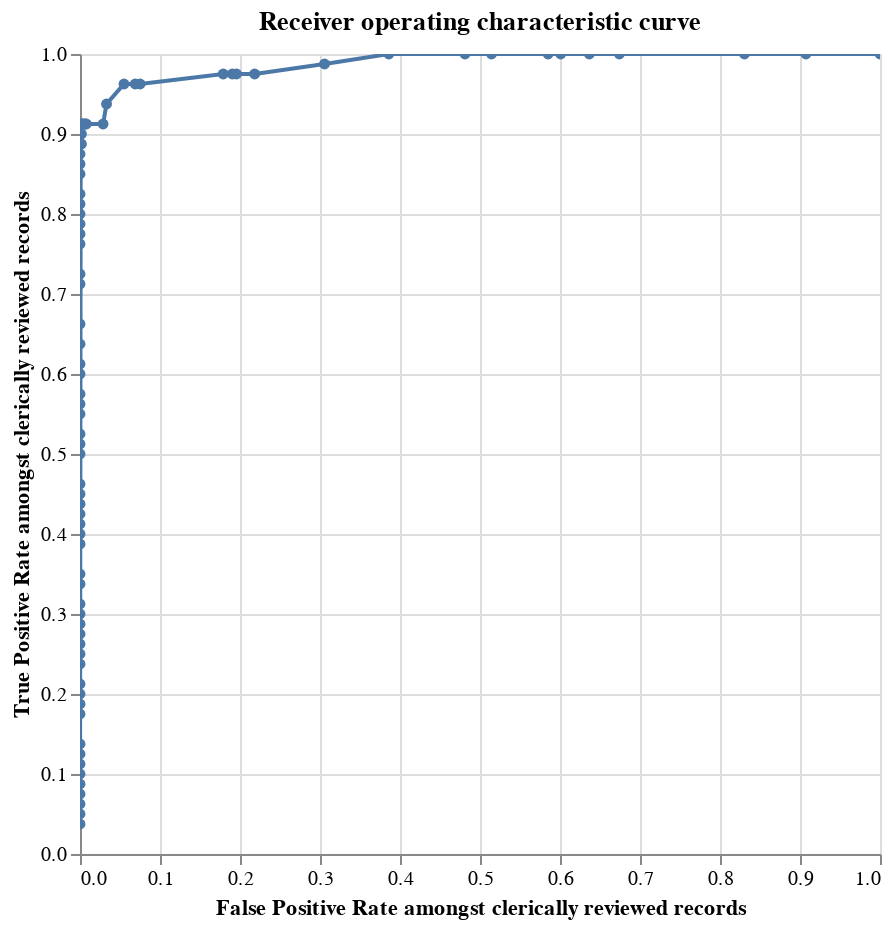

The notebook cell this image was saved under:
### Markdown cell above
## Receiver operating characteristic curve

A [ROC chart](https://en.wikipedia.org/wiki/Receiver_operating_characteristic) shows how the number of false positives and false negatives varies depending on the match threshold chosen.  The match threshold is the match weight chosen as a cutoff for which pairwise comparisons to accept as matches.

### Code cell
linker.roc_chart_from_labels_table(labels_table)

### Figure 1 — Vega-Lite specification as saved in the notebook (floating-point values rounded to 4 significant figures)
{"$schema": "https://vega.github.io/schema/vega-lite/v4.8.1.json", "data": {"values": [{"F1": 0.1227, "FN": 0, "FN_rate": 0, "FP": 1145, "FP_rate": 1, "N": 1145, "N_rate": 0.9347, "P": 80, "P_rate": 0, "TN": 0, "TN_rate": 0, "TP": 80, "TP_rate": 1, "match_probability": 1.346e-05, "precision": 0.06531, "recall": 1, "row_count": 1225, "truth_threshold": -16.18}, {"F1": 0.1336, "FN": 0, "FN_rate": 0, "FP": 1039, "FP_rate": 0.9074, "N": 1145, "N_rate": 0.9347, "P": 80, "P_rate": 0, "TN": 106, "TN_rate": 0.09258, "TP": 80, "TP_rate": 1, "match_probability": 2.661e-05, "precision": 0.07149, "recall": 1, "row_count": 1225, "truth_threshold": -15.2}, {"F1": 0.1441, "FN": 0, "FN_rate": 0, "FP": 951, "FP_rate": 0.8306, "N": 1145, "N_rate": 0.9347, "P": 80, "P_rate": 0, "TN": 194, "TN_rate": 0.1694, "TP": 80, "TP_rate": 1, "match_probability": 2.931e-05, "precision": 0.07759, "recall": 1, "row_count": 1225, "truth_threshold": -15.06}, {"F1": 0.1717, "FN": 0, "FN_rate": 0, "FP": 772, "FP_rate": 0.6742, "N": 1145, "N_rate": 0.9347, "P": 80, "P_rate": 0, "TN": 373, "TN_rate": 0.3258, "TP": 80, "TP_rate": 1, "match_probability": 5.022e-05, "precision": 0.0939, "recall": 1, "row_count": 1225, "truth_threshold": -14.28}, {"F1": 0.1802, "FN": 0, "FN_rate": 0, "FP": 729, "FP_rate": 0.6367, "N": 1145, "N_rate": 0.9347, "P": 80, "P_rate": 0, "TN": 416, "TN_rate": 0.3633, "TP": 80, "TP_rate": 1, "match_probability": 5.794e-05, "precision": 0.09889, "recall": 1, "row_count": 1225, "truth_threshold": -14.08}, {"F1": 0.1887, "FN": 0, "FN_rate": 0, "FP": 688, "FP_rate": 0.6009, "N": 1145, "N_rate": 0.9347, "P": 80, "P_rate": 0, "TN": 457, "TN_rate": 0.3991, "TP": 80, "TP_rate": 1, "match_probability": 7.796e-05, "precision": 0.1042, "recall": 1, "row_count": 1225, "truth_threshold": -13.65}, {"F1": 0.1928, "FN": 0, "FN_rate": 0, "FP": 670, "FP_rate": 0.5852, "N": 1145, "N_rate": 0.9347, "P": 80, "P_rate": 0, "TN": 475, "TN_rate": 0.4148, "TP": 80, "TP_rate": 1, "match_probability": 9.66e-05, "precision": 0.1067, "recall": 1, "row_count": 1225, "truth_threshold": -13.34}, {"F1": 0.2139, "FN": 0, "FN_rate": 0, "FP": 589, "FP_rate": 0.5144, "N": 1145, "N_rate": 0.9347, "P": 80, "P_rate": 0, "TN": 556, "TN_rate": 0.4856, "TP": 80, "TP_rate": 1, "match_probability": 9.929e-05, "precision": 0.1196, "recall": 1, "row_count": 1225, "truth_threshold": -13.3}, {"F1": 0.2254, "FN": 0, "FN_rate": 0, "FP": 551, "FP_rate": 0.4812, "N": 1145, "N_rate": 0.9347, "P": 80, "P_rate": 0, "TN": 594, "TN_rate": 0.5188, "TP": 80, "TP_rate": 1, "match_probability": 0.0001093, "precision": 0.1268, "recall": 1, "row_count": 1225, "truth_threshold": -13.16}, {"F1": 0.2658, "FN": 0, "FN_rate": 0, "FP": 442, "FP_rate": 0.386, "N": 1145, "N_rate": 0.9347, "P": 80, "P_rate": 0, "TN": 703, "TN_rate": 0.614, "TP": 80, "TP_rate": 1, "match_probability": 0.000191, "precision": 0.1533, "recall": 1, "row_count": 1225, "truth_threshold": -12.35}, {"F1": 0.311, "FN": 1, "FN_rate": 0.0125, "FP": 350, "FP_rate": 0.3057, "N": 1145, "N_rate": 0.9347, "P": 80, "P_rate": 0, "TN": 795, "TN_rate": 0.6943, "TP": 79, "TP_rate": 0.9875, "match_probability": 0.0002103, "precision": 0.1841, "recall": 0.9875, "row_count": 1225, "truth_threshold": -12.21}, {"F1": 0.3824, "FN": 2, "FN_rate": 0.025, "FP": 250, "FP_rate": 0.2183, "N": 1145, "N_rate": 0.9347, "P": 80, "P_rate": 0, "TN": 895, "TN_rate": 0.7817, "TP": 78, "TP_rate": 0.975, "match_probability": 0.0002162, "precision": 0.2378, "recall": 0.975, "row_count": 1225, "truth_threshold": -12.18}, {"F1": 0.4084, "FN": 2, "FN_rate": 0.025, "FP": 224, "FP_rate": 0.1956, "N": 1145, "N_rate": 0.9347, "P": 80, "P_rate": 0, "TN": 921, "TN_rate": 0.8044, "TP": 78, "TP_rate": 0.975, "match_probability": 0.0002908, "precision": 0.2583, "recall": 0.975, "row_count": 1225, "truth_threshold": -11.75}, {"F1": 0.4149, "FN": 2, "FN_rate": 0.025, "FP": 218, "FP_rate": 0.1904, "N": 1145, "N_rate": 0.9347, "P": 80, "P_rate": 0, "TN": 927, "TN_rate": 0.8096, "TP": 78, "TP_rate": 0.975, "match_probability": 0.0003604, "precision": 0.2635, "recall": 0.975, "row_count": 1225, "truth_threshold": -11.44}, {"F1": 0.4309, "FN": 2, "FN_rate": 0.025, "FP": 205, "FP_rate": 0.179, "N": 1145, "N_rate": 0.9347, "P": 80, "P_rate": 0, "TN": 940, "TN_rate": 0.821, "TP": 78, "TP_rate": 0.975, "match_probability": 0.0004157, "precision": 0.2756, "recall": 0.975, "row_count": 1225, "truth_threshold": -11.23}, {"F1": 0.6364, "FN": 3, "FN_rate": 0.0375, "FP": 86, "FP_rate": 0.07511, "N": 1145, "N_rate": 0.9347, "P": 80, "P_rate": 0, "TN": 1059, "TN_rate": 0.9249, "TP": 77, "TP_rate": 0.9625, "match_probability": 0.0005593, "precision": 0.4724, "recall": 0.9625, "row_count": 1225, "truth_threshold": -10.8}, {"F1": 0.6525, "FN": 3, "FN_rate": 0.0375, "FP": 79, "FP_rate": 0.069, "N": 1145, "N_rate": 0.9347, "P": 80, "P_rate": 0, "TN": 1066, "TN_rate": 0.931, "TP": 77, "TP_rate": 0.9625, "match_probability": 0.0007122, "precision": 0.4936, "recall": 0.9625, "row_count": 1225, "truth_threshold": -10.45}, {"F1": 0.7, "FN": 3, "FN_rate": 0.0375, "FP": 63, "FP_rate": 0.05502, "N": 1145, "N_rate": 0.9347, "P": 80, "P_rate": 0, "TN": 1082, "TN_rate": 0.945, "TP": 77, "TP_rate": 0.9625, "match_probability": 0.0007843, "precision": 0.55, "recall": 0.9625, "row_count": 1225, "truth_threshold": -10.32}, {"F1": 0.7812, "FN": 5, "FN_rate": 0.0625, "FP": 38, "FP_rate": 0.03319, "N": 1145, "N_rate": 0.9347, "P": 80, "P_rate": 0, "TN": 1107, "TN_rate": 0.9668, "TP": 75, "TP_rate": 0.9375, "match_probability": 0.001105, "precision": 0.6637, "recall": 0.9375, "row_count": 1225, "truth_threshold": -9.82}, {"F1": 0.7849, "FN": 7, "FN_rate": 0.0875, "FP": 33, "FP_rate": 0.02882, "N": 1145, "N_rate": 0.9347, "P": 80, "P_rate": 0, "TN": 1112, "TN_rate": 0.9712, "TP": 73, "TP_rate": 0.9125, "match_probability": 0.001549, "precision": 0.6887, "recall": 0.9125, "row_count": 1225, "truth_threshold": -9.332}, {"F1": 0.9012, "FN": 7, "FN_rate": 0.0875, "FP": 9, "FP_rate": 0.00786, "N": 1145, "N_rate": 0.9347, "P": 80, "P_rate": 0, "TN": 1136, "TN_rate": 0.9921, "TP": 73, "TP_rate": 0.9125, "match_probability": 0.002084, "precision": 0.8902, "recall": 0.9125, "row_count": 1225, "truth_threshold": -8.904}, {"F1": 0.9125, "FN": 7, "FN_rate": 0.0875, "FP": 8, "FP_rate": 0.006987, "N": 1145, "N_rate": 0.9347, "P": 80, "P_rate": 0, "TN": 1137, "TN_rate": 0.993, "TP": 73, "TP_rate": 0.9125, "match_probability": 0.002441, "precision": 0.9012, "recall": 0.9125, "row_count": 1225, "truth_threshold": -8.675}, {"F1": 0.9125, "FN": 7, "FN_rate": 0.0875, "FP": 7, "FP_rate": 0.006114, "N": 1145, "N_rate": 0.9347, "P": 80, "P_rate": 0, "TN": 1138, "TN_rate": 0.9939, "TP": 73, "TP_rate": 0.9125, "match_probability": 0.002954, "precision": 0.9125, "recall": 0.9125, "row_count": 1225, "truth_threshold": -8.399}, {"F1": 0.9359, "FN": 7, "FN_rate": 0.0875, "FP": 4, "FP_rate": 0.003493, "N": 1145, "N_rate": 0.9347, "P": 80, "P_rate": 0, "TN": 1141, "TN_rate": 0.9965, "TP": 73, "TP_rate": 0.9125, "match_probability": 0.004111, "precision": 0.9481, "recall": 0.9125, "row_count": 1225, "truth_threshold": -7.92}, {"F1": 0.9359, "FN": 7, "FN_rate": 0.0875, "FP": 3, "FP_rate": 0.00262, "N": 1145, "N_rate": 0.9347, "P": 80, "P_rate": 0, "TN": 1142, "TN_rate": 0.9974, "TP": 73, "TP_rate": 0.9125, "match_probability": 0.004814, "precision": 0.9605, "recall": 0.9125, "row_count": 1225, "truth_threshold": -7.692}, {"F1": 0.9481, "FN": 7, "FN_rate": 0.0875, "FP": 2, "FP_rate": 0.001747, "N": 1145, "N_rate": 0.9347, "P": 80, "P_rate": 0, "TN": 1143, "TN_rate": 0.9983, "TP": 73, "TP_rate": 0.9125, "match_probability": 0.01893, "precision": 0.9733, "recall": 0.9125, "row_count": 1225, "truth_threshold": -5.696}, {"F1": 0.9351, "FN": 8, "FN_rate": 0.1, "FP": 2, "FP_rate": 0.001747, "N": 1145, "N_rate": 0.9347, "P": 80, "P_rate": 0, "TN": 1143, "TN_rate": 0.9983, "TP": 72, "TP_rate": 0.9, "match_probability": 0.01957, "precision": 0.973, "recall": 0.9, "row_count": 1225, "truth_threshold": -5.647}, {"F1": 0.9342, "FN": 9, "FN_rate": 0.1125, "FP": 2, "FP_rate": 0.001747, "N": 1145, "N_rate": 0.9347, "P": 80, "P_rate": 0, "TN": 1143, "TN_rate": 0.9983, "TP": 71, "TP_rate": 0.8875, "match_probability": 0.02082, "precision": 0.9726, "recall": 0.8875, "row_count": 1225, "truth_threshold": -5.555}, {"F1": 0.9342, "FN": 9, "FN_rate": 0.1125, "FP": 1, "FP_rate": 0.0008734, "N": 1145, "N_rate": 0.9347, "P": 80, "P_rate": 0, "TN": 1144, "TN_rate": 0.9991, "TP": 71, "TP_rate": 0.8875, "match_probability": 0.03355, "precision": 0.9861, "recall": 0.8875, "row_count": 1225, "truth_threshold": -4.848}, {"F1": 0.9467, "FN": 9, "FN_rate": 0.1125, "FP": 0, "FP_rate": 0, "N": 1145, "N_rate": 0.9347, "P": 80, "P_rate": 0, "TN": 1145, "TN_rate": 1, "TP": 71, "TP_rate": 0.8875, "match_probability": 0.05097, "precision": 1, "recall": 0.8875, "row_count": 1225, "truth_threshold": -4.219}, {"F1": 0.9333, "FN": 10, "FN_rate": 0.125, "FP": 0, "FP_rate": 0, "N": 1145, "N_rate": 0.9347, "P": 80, "P_rate": 0, "TN": 1145, "TN_rate": 1, "TP": 70, "TP_rate": 0.875, "match_probability": 0.05763, "precision": 1, "recall": 0.875, "row_count": 1225, "truth_threshold": -4.031}, {"F1": 0.9324, "FN": 11, "FN_rate": 0.1375, "FP": 0, "FP_rate": 0, "N": 1145, "N_rate": 0.9347, "P": 80, "P_rate": 0, "TN": 1145, "TN_rate": 1, "TP": 69, "TP_rate": 0.8625, "match_probability": 0.1036, "precision": 1, "recall": 0.8625, "row_count": 1225, "truth_threshold": -3.113}, {"F1": 0.9189, "FN": 12, "FN_rate": 0.15, "FP": 0, "FP_rate": 0, "N": 1145, "N_rate": 0.9347, "P": 80, "P_rate": 0, "TN": 1145, "TN_rate": 1, "TP": 68, "TP_rate": 0.85, "match_probability": 0.1219, "precision": 1, "recall": 0.85, "row_count": 1225, "truth_threshold": -2.848}, {"F1": 0.9041, "FN": 14, "FN_rate": 0.175, "FP": 0, "FP_rate": 0, "N": 1145, "N_rate": 0.9347, "P": 80, "P_rate": 0, "TN": 1145, "TN_rate": 1, "TP": 66, "TP_rate": 0.825, "match_probability": 0.125, "precision": 1, "recall": 0.825, "row_count": 1225, "truth_threshold": -2.807}, {"F1": 0.9028, "FN": 15, "FN_rate": 0.1875, "FP": 0, "FP_rate": 0, "N": 1145, "N_rate": 0.9347, "P": 80, "P_rate": 0, "TN": 1145, "TN_rate": 1, "TP": 65, "TP_rate": 0.8125, "match_probability": 0.1561, "precision": 1, "recall": 0.8125, "row_count": 1225, "truth_threshold": -2.435}, {"F1": 0.8889, "FN": 16, "FN_rate": 0.2, "FP": 0, "FP_rate": 0, "N": 1145, "N_rate": 0.9347, "P": 80, "P_rate": 0, "TN": 1145, "TN_rate": 1, "TP": 64, "TP_rate": 0.8, "match_probability": 0.2697, "precision": 1, "recall": 0.8, "row_count": 1225, "truth_threshold": -1.437}, {"F1": 0.8873, "FN": 17, "FN_rate": 0.2125, "FP": 0, "FP_rate": 0, "N": 1145, "N_rate": 0.9347, "P": 80, "P_rate": 0, "TN": 1145, "TN_rate": 1, "TP": 63, "TP_rate": 0.7875, "match_probability": 0.4266, "precision": 1, "recall": 0.7875, "row_count": 1225, "truth_threshold": -0.4269}, {"F1": 0.8732, "FN": 18, "FN_rate": 0.225, "FP": 0, "FP_rate": 0, "N": 1145, "N_rate": 0.9347, "P": 80, "P_rate": 0, "TN": 1145, "TN_rate": 1, "TP": 62, "TP_rate": 0.775, "match_probability": 0.7487, "precision": 1, "recall": 0.775, "row_count": 1225, "truth_threshold": 1.575}, {"F1": 0.8714, "FN": 19, "FN_rate": 0.2375, "FP": 0, "FP_rate": 0, "N": 1145, "N_rate": 0.9347, "P": 80, "P_rate": 0, "TN": 1145, "TN_rate": 1, "TP": 61, "TP_rate": 0.7625, "match_probability": 0.8455, "precision": 1, "recall": 0.7625, "row_count": 1225, "truth_threshold": 2.452}, {"F1": 0.8406, "FN": 22, "FN_rate": 0.275, "FP": 0, "FP_rate": 0, "N": 1145, "N_rate": 0.9347, "P": 80, "P_rate": 0, "TN": 1145, "TN_rate": 1, "TP": 58, "TP_rate": 0.725, "match_probability": 0.9314, "precision": 1, "recall": 0.725, "row_count": 1225, "truth_threshold": 3.762}, {"F1": 0.8382, "FN": 23, "FN_rate": 0.2875, "FP": 0, "FP_rate": 0, "N": 1145, "N_rate": 0.9347, "P": 80, "P_rate": 0, "TN": 1145, "TN_rate": 1, "TP": 57, "TP_rate": 0.7125, "match_probability": 0.9398, "precision": 1, "recall": 0.7125, "row_count": 1225, "truth_threshold": 3.965}, {"F1": 0.803, "FN": 27, "FN_rate": 0.3375, "FP": 0, "FP_rate": 0, "N": 1145, "N_rate": 0.9347, "P": 80, "P_rate": 0, "TN": 1145, "TN_rate": 1, "TP": 53, "TP_rate": 0.6625, "match_probability": 0.9626, "precision": 1, "recall": 0.6625, "row_count": 1225, "truth_threshold": 4.686}, {"F1": 0.7846, "FN": 29, "FN_rate": 0.3625, "FP": 0, "FP_rate": 0, "N": 1145, "N_rate": 0.9347, "P": 80, "P_rate": 0, "TN": 1145, "TN_rate": 1, "TP": 51, "TP_rate": 0.6375, "match_probability": 0.9641, "precision": 1, "recall": 0.6375, "row_count": 1225, "truth_threshold": 4.746}, {"F1": 0.7656, "FN": 31, "FN_rate": 0.3875, "FP": 0, "FP_rate": 0, "N": 1145, "N_rate": 0.9347, "P": 80, "P_rate": 0, "TN": 1145, "TN_rate": 1, "TP": 49, "TP_rate": 0.6125, "match_probability": 0.9649, "precision": 1, "recall": 0.6125, "row_count": 1225, "truth_threshold": 4.782}, {"F1": 0.75, "FN": 32, "FN_rate": 0.4, "FP": 0, "FP_rate": 0, "N": 1145, "N_rate": 0.9347, "P": 80, "P_rate": 0, "TN": 1145, "TN_rate": 1, "TP": 48, "TP_rate": 0.6, "match_probability": 0.9683, "precision": 1, "recall": 0.6, "row_count": 1225, "truth_threshold": 4.934}, {"F1": 0.7302, "FN": 34, "FN_rate": 0.425, "FP": 0, "FP_rate": 0, "N": 1145, "N_rate": 0.9347, "P": 80, "P_rate": 0, "TN": 1145, "TN_rate": 1, "TP": 46, "TP_rate": 0.575, "match_probability": 0.9736, "precision": 1, "recall": 0.575, "row_count": 1225, "truth_threshold": 5.207}, {"F1": 0.7258, "FN": 35, "FN_rate": 0.4375, "FP": 0, "FP_rate": 0, "N": 1145, "N_rate": 0.9347, "P": 80, "P_rate": 0, "TN": 1145, "TN_rate": 1, "TP": 45, "TP_rate": 0.5625, "match_probability": 0.9832, "precision": 1, "recall": 0.5625, "row_count": 1225, "truth_threshold": 5.868}, {"F1": 0.7097, "FN": 36, "FN_rate": 0.45, "FP": 0, "FP_rate": 0, "N": 1145, "N_rate": 0.9347, "P": 80, "P_rate": 0, "TN": 1145, "TN_rate": 1, "TP": 44, "TP_rate": 0.55, "match_probability": 0.9852, "precision": 1, "recall": 0.55, "row_count": 1225, "truth_threshold": 6.057}, {"F1": 0.6885, "FN": 38, "FN_rate": 0.475, "FP": 0, "FP_rate": 0, "N": 1145, "N_rate": 0.9347, "P": 80, "P_rate": 0, "TN": 1145, "TN_rate": 1, "TP": 42, "TP_rate": 0.525, "match_probability": 0.986, "precision": 1, "recall": 0.525, "row_count": 1225, "truth_threshold": 6.141}, {"F1": 0.6833, "FN": 39, "FN_rate": 0.4875, "FP": 0, "FP_rate": 0, "N": 1145, "N_rate": 0.9347, "P": 80, "P_rate": 0, "TN": 1145, "TN_rate": 1, "TP": 41, "TP_rate": 0.5125, "match_probability": 0.9865, "precision": 1, "recall": 0.5125, "row_count": 1225, "truth_threshold": 6.193}, {"F1": 0.6667, "FN": 40, "FN_rate": 0.5, "FP": 0, "FP_rate": 0, "N": 1145, "N_rate": 0.9347, "P": 80, "P_rate": 0, "TN": 1145, "TN_rate": 1, "TP": 40, "TP_rate": 0.5, "match_probability": 0.9888, "precision": 1, "recall": 0.5, "row_count": 1225, "truth_threshold": 6.47}, {"F1": 0.6379, "FN": 43, "FN_rate": 0.5375, "FP": 0, "FP_rate": 0, "N": 1145, "N_rate": 0.9347, "P": 80, "P_rate": 0, "TN": 1145, "TN_rate": 1, "TP": 37, "TP_rate": 0.4625, "match_probability": 0.9948, "precision": 1, "recall": 0.4625, "row_count": 1225, "truth_threshold": 7.569}, {"F1": 0.6207, "FN": 44, "FN_rate": 0.55, "FP": 0, "FP_rate": 0, "N": 1145, "N_rate": 0.9347, "P": 80, "P_rate": 0, "TN": 1145, "TN_rate": 1, "TP": 36, "TP_rate": 0.45, "match_probability": 0.9964, "precision": 1, "recall": 0.45, "row_count": 1225, "truth_threshold": 8.094}, {"F1": 0.614, "FN": 45, "FN_rate": 0.5625, "FP": 0, "FP_rate": 0, "N": 1145, "N_rate": 0.9347, "P": 80, "P_rate": 0, "TN": 1145, "TN_rate": 1, "TP": 35, "TP_rate": 0.4375, "match_probability": 0.9973, "precision": 1, "recall": 0.4375, "row_count": 1225, "truth_threshold": 8.513}, {"F1": 0.5965, "FN": 46, "FN_rate": 0.575, "FP": 0, "FP_rate": 0, "N": 1145, "N_rate": 0.9347, "P": 80, "P_rate": 0, "TN": 1145, "TN_rate": 1, "TP": 34, "TP_rate": 0.425, "match_probability": 0.9988, "precision": 1, "recall": 0.425, "row_count": 1225, "truth_threshold": 9.733}, {"F1": 0.5893, "FN": 47, "FN_rate": 0.5875, "FP": 0, "FP_rate": 0, "N": 1145, "N_rate": 0.9347, "P": 80, "P_rate": 0, "TN": 1145, "TN_rate": 1, "TP": 33, "TP_rate": 0.4125, "match_probability": 0.9994, "precision": 1, "recall": 0.4125, "row_count": 1225, "truth_threshold": 10.76}, {"F1": 0.5714, "FN": 48, "FN_rate": 0.6, "FP": 0, "FP_rate": 0, "N": 1145, "N_rate": 0.9347, "P": 80, "P_rate": 0, "TN": 1145, "TN_rate": 1, "TP": 32, "TP_rate": 0.4, "match_probability": 0.9995, "precision": 1, "recall": 0.4, "row_count": 1225, "truth_threshold": 11.03}, {"F1": 0.5636, "FN": 49, "FN_rate": 0.6125, "FP": 0, "FP_rate": 0, "N": 1145, "N_rate": 0.9347, "P": 80, "P_rate": 0, "TN": 1145, "TN_rate": 1, "TP": 31, "TP_rate": 0.3875, "match_probability": 0.9996, "precision": 1, "recall": 0.3875, "row_count": 1225, "truth_threshold": 11.22}, {"F1": 0.5185, "FN": 52, "FN_rate": 0.65, "FP": 0, "FP_rate": 0, "N": 1145, "N_rate": 0.9347, "P": 80, "P_rate": 0, "TN": 1145, "TN_rate": 1, "TP": 28, "TP_rate": 0.35, "match_probability": 0.9996, "precision": 1, "recall": 0.35, "row_count": 1225, "truth_threshold": 11.36}, {"F1": 0.5094, "FN": 53, "FN_rate": 0.6625, "FP": 0, "FP_rate": 0, "N": 1145, "N_rate": 0.9347, "P": 80, "P_rate": 0, "TN": 1145, "TN_rate": 1, "TP": 27, "TP_rate": 0.3375, "match_probability": 0.9997, "precision": 1, "recall": 0.3375, "row_count": 1225, "truth_threshold": 11.54}, {"F1": 0.4808, "FN": 55, "FN_rate": 0.6875, "FP": 0, "FP_rate": 0, "N": 1145, "N_rate": 0.9347, "P": 80, "P_rate": 0, "TN": 1145, "TN_rate": 1, "TP": 25, "TP_rate": 0.3125, "match_probability": 0.9997, "precision": 1, "recall": 0.3125, "row_count": 1225, "truth_threshold": 11.57}, {"F1": 0.4615, "FN": 56, "FN_rate": 0.7, "FP": 0, "FP_rate": 0, "N": 1145, "N_rate": 0.9347, "P": 80, "P_rate": 0, "TN": 1145, "TN_rate": 1, "TP": 24, "TP_rate": 0.3, "match_probability": 0.9997, "precision": 1, "recall": 0.3, "row_count": 1225, "truth_threshold": 11.81}, {"F1": 0.451, "FN": 57, "FN_rate": 0.7125, "FP": 0, "FP_rate": 0, "N": 1145, "N_rate": 0.9347, "P": 80, "P_rate": 0, "TN": 1145, "TN_rate": 1, "TP": 23, "TP_rate": 0.2875, "match_probability": 0.9998, "precision": 1, "recall": 0.2875, "row_count": 1225, "truth_threshold": 12.29}, {"F1": 0.4314, "FN": 58, "FN_rate": 0.725, "FP": 0, "FP_rate": 0, "N": 1145, "N_rate": 0.9347, "P": 80, "P_rate": 0, "TN": 1145, "TN_rate": 1, "TP": 22, "TP_rate": 0.275, "match_probability": 0.9998, "precision": 1, "recall": 0.275, "row_count": 1225, "truth_threshold": 12.48}, {"F1": 0.42, "FN": 59, "FN_rate": 0.7375, "FP": 0, "FP_rate": 0, "N": 1145, "N_rate": 0.9347, "P": 80, "P_rate": 0, "TN": 1145, "TN_rate": 1, "TP": 21, "TP_rate": 0.2625, "match_probability": 0.9998, "precision": 1, "recall": 0.2625, "row_count": 1225, "truth_threshold": 12.61}, {"F1": 0.4, "FN": 60, "FN_rate": 0.75, "FP": 0, "FP_rate": 0, "N": 1145, "N_rate": 0.9347, "P": 80, "P_rate": 0, "TN": 1145, "TN_rate": 1, "TP": 20, "TP_rate": 0.25, "match_probability": 0.9998, "precision": 1, "recall": 0.25, "row_count": 1225, "truth_threshold": 12.62}, {"F1": 0.3878, "FN": 61, "FN_rate": 0.7625, "FP": 0, "FP_rate": 0, "N": 1145, "N_rate": 0.9347, "P": 80, "P_rate": 0, "TN": 1145, "TN_rate": 1, "TP": 19, "TP_rate": 0.2375, "match_probability": 0.9999, "precision": 1, "recall": 0.2375, "row_count": 1225, "truth_threshold": 12.73}, {"F1": 0.3542, "FN": 63, "FN_rate": 0.7875, "FP": 0, "FP_rate": 0, "N": 1145, "N_rate": 0.9347, "P": 80, "P_rate": 0, "TN": 1145, "TN_rate": 1, "TP": 17, "TP_rate": 0.2125, "match_probability": 0.9999, "precision": 1, "recall": 0.2125, "row_count": 1225, "truth_threshold": 12.79}, {"F1": 0.3333, "FN": 64, "FN_rate": 0.8, "FP": 0, "FP_rate": 0, "N": 1145, "N_rate": 0.9347, "P": 80, "P_rate": 0, "TN": 1145, "TN_rate": 1, "TP": 16, "TP_rate": 0.2, "match_probability": 0.9999, "precision": 1, "recall": 0.2, "row_count": 1225, "truth_threshold": 13.86}, {"F1": 0.3191, "FN": 65, "FN_rate": 0.8125, "FP": 0, "FP_rate": 0, "N": 1145, "N_rate": 0.9347, "P": 80, "P_rate": 0, "TN": 1145, "TN_rate": 1, "TP": 15, "TP_rate": 0.1875, "match_probability": 0.9999, "precision": 1, "recall": 0.1875, "row_count": 1225, "truth_threshold": 14.05}, {"F1": 0.2979, "FN": 66, "FN_rate": 0.825, "FP": 0, "FP_rate": 0, "N": 1145, "N_rate": 0.9347, "P": 80, "P_rate": 0, "TN": 1145, "TN_rate": 1, "TP": 14, "TP_rate": 0.175, "match_probability": 1.0, "precision": 1, "recall": 0.175, "row_count": 1225, "truth_threshold": 16.09}, {"F1": 0.2444, "FN": 69, "FN_rate": 0.8625, "FP": 0, "FP_rate": 0, "N": 1145, "N_rate": 0.9347, "P": 80, "P_rate": 0, "TN": 1145, "TN_rate": 1, "TP": 11, "TP_rate": 0.1375, "match_probability": 1.0, "precision": 1, "recall": 0.1375, "row_count": 1225, "truth_threshold": 16.91}, {"F1": 0.2222, "FN": 70, "FN_rate": 0.875, "FP": 0, "FP_rate": 0, "N": 1145, "N_rate": 0.9347, "P": 80, "P_rate": 0, "TN": 1145, "TN_rate": 1, "TP": 10, "TP_rate": 0.125, "match_probability": 1.0, "precision": 1, "recall": 0.125, "row_count": 1225, "truth_threshold": 19.05}, {"F1": 0.2045, "FN": 71, "FN_rate": 0.8875, "FP": 0, "FP_rate": 0, "N": 1145, "N_rate": 0.9347, "P": 80, "P_rate": 0, "TN": 1145, "TN_rate": 1, "TP": 9, "TP_rate": 0.1125, "match_probability": 1.0, "precision": 1, "recall": 0.1125, "row_count": 1225, "truth_threshold": 19.23}, {"F1": 0.1818, "FN": 72, "FN_rate": 0.9, "FP": 0, "FP_rate": 0, "N": 1145, "N_rate": 0.9347, "P": 80, "P_rate": 0, "TN": 1145, "TN_rate": 1, "TP": 8, "TP_rate": 0.1, "match_probability": 1.0, "precision": 1, "recall": 0.1, "row_count": 1225, "truth_threshold": 19.42}, {"F1": 0.1628, "FN": 73, "FN_rate": 0.9125, "FP": 0, "FP_rate": 0, "N": 1145, "N_rate": 0.9347, "P": 80, "P_rate": 0, "TN": 1145, "TN_rate": 1, "TP": 7, "TP_rate": 0.0875, "match_probability": 1.0, "precision": 1, "recall": 0.0875, "row_count": 1225, "truth_threshold": 19.54}, {"F1": 0.1395, "FN": 74, "FN_rate": 0.925, "FP": 0, "FP_rate": 0, "N": 1145, "N_rate": 0.9347, "P": 80, "P_rate": 0, "TN": 1145, "TN_rate": 1, "TP": 6, "TP_rate": 0.075, "match_probability": 1.0, "precision": 1, "recall": 0.075, "row_count": 1225, "truth_threshold": 20.17}, {"F1": 0.119, "FN": 75, "FN_rate": 0.9375, "FP": 0, "FP_rate": 0, "N": 1145, "N_rate": 0.9347, "P": 80, "P_rate": 0, "TN": 1145, "TN_rate": 1, "TP": 5, "TP_rate": 0.0625, "match_probability": 1.0, "precision": 1, "recall": 0.0625, "row_count": 1225, "truth_threshold": 20.48}, {"F1": 0.09524, "FN": 76, "FN_rate": 0.95, "FP": 0, "FP_rate": 0, "N": 1145, "N_rate": 0.9347, "P": 80, "P_rate": 0, "TN": 1145, "TN_rate": 1, "TP": 4, "TP_rate": 0.05, "match_probability": 1.0, "precision": 1, "recall": 0.05, "row_count": 1225, "truth_threshold": 21.58}, {"F1": 0.07317, "FN": 77, "FN_rate": 0.9625, "FP": 0, "FP_rate": 0, "N": 1145, "N_rate": 0.9347, "P": 80, "P_rate": 0, "TN": 1145, "TN_rate": 1, "TP": 3, "TP_rate": 0.0375, "match_probability": 1.0, "precision": 1, "recall": 0.0375, "row_count": 1225, "truth_threshold": 24.0}]}, "encoding": {"tooltip": [{"field": "truth_threshold", "format": ".4f", "type": "quantitative"}, {"field": "match_probability", "format": ".4%", "type": "quantitative"}, {"field": "FP_rate", "format": ".4f", "type": "quantitative"}, {"field": "TP_rate", "format": ".4f", "type": "quantitative"}, {"field": "TP", "format": ",.0f", "type": "quantitative"}, {"field": "TN", "format": ",.0f", "type": "quantitative"}, {"field": "FP", "format": ",.0f", "type": "quantitative"}, {"field": "FN", "format": ",.0f", "type": "quantitative"}, {"field": "precision", "format": ".4f", "type": "quantitative"}, {"field": "recall", "format": ".4f", "type": "quantitative"}, {"field": "F1", "format": ".4f", "type": "quantitative"}], "x": {"field": "FP_rate", "sort": ["truth_threshold"], "title": "False Positive Rate amongst clerically reviewed records", "type": "quantitative"}, "y": {"field": "TP_rate", "sort": ["truth_threshold"], "title": "True Positive Rate amongst clerically reviewed records", "type": "quantitative"}}, "height": 400, "mark": {"clip": true, "point": true, "type": "line"}, "selection": {"selector076": {"bind": "scales", "encodings": ["x"], "type": "interval"}}, "title": "Receiver operating characteristic curve", "width": 400}
